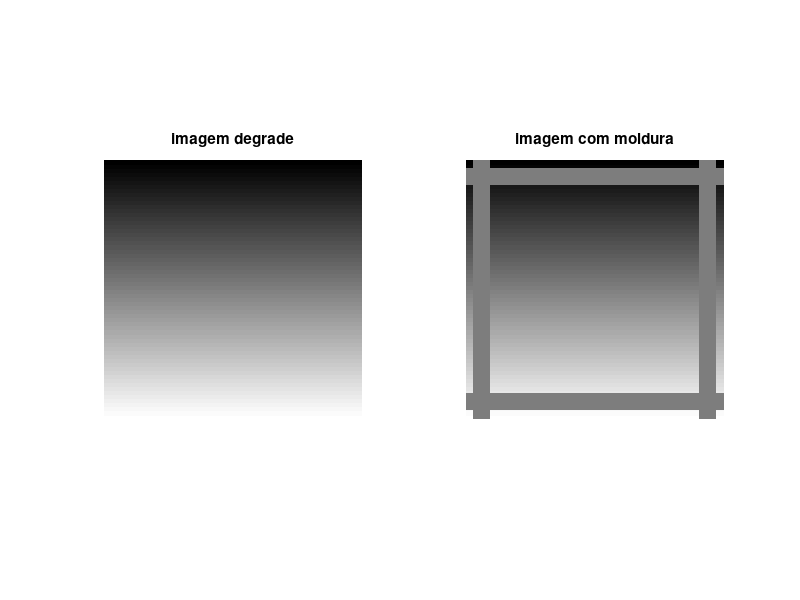

MATLAB code for this plot:
%Limpando janelas
close all;
%Limpando variaveis
clear all;

im = uint8(zeros(255,255));

k = 0;

for(i = 1: 1 : size(im,1))
  for(j = 1 : 1 : size(im,2))
        im(i, j) = k;
  endfor
  k++;
endfor

im2 = im;

for(i = 1: 1 : size(im,1))
  for(j = 1 : 1 : size(im,2))
      if(((j >= 8) && (j <= 24)) || ((j >= size(im,2)-24) && (j <= size(im,2)-8)) || ((i >= 8) && (i <= 24)) || ((i >= size(im,1)-24) && (i <= size(im,1)-8)))
        im2(i, j) = 126;
      endif
  endfor
endfor

figure('Name', 'Saidas');
subplot(1,2,1);
imshow(im), title("imagem degrade");
subplot(1,2,2);
imshow(im2), title("imagem com moldura");


